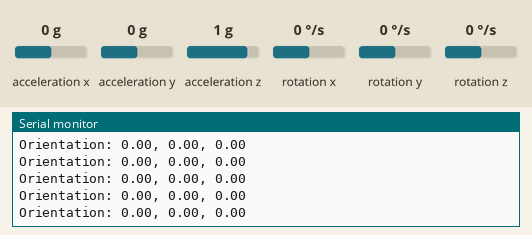
Simulated run of this sketch. Board: Arduino Nano, built with avr-gcc and run on an emulated ATmega328P. On the bench: the last lines printed to the serial monitor. The inputs (shaded band) are chosen by the test bench; at power-on: acceleration x 0 g, acceleration y 0 g, acceleration z 1 g, rotation x 0 °/s, rotation y 0 °/s, rotation z 0 °/s.

Above: at 2.2 s.
2.3 s: acceleration x set to -1.4 g
At 2.31 s:
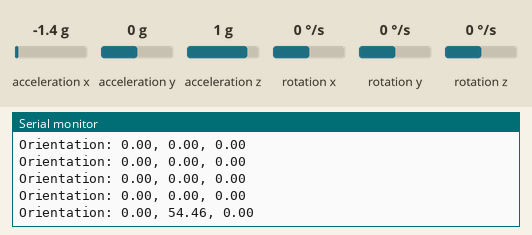
3.8 s: acceleration y set to -1.4 g
At 3.81 s:
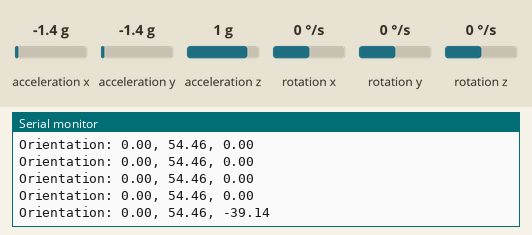
5.3 s: acceleration z set to -1.4 g
At 5.31 s:
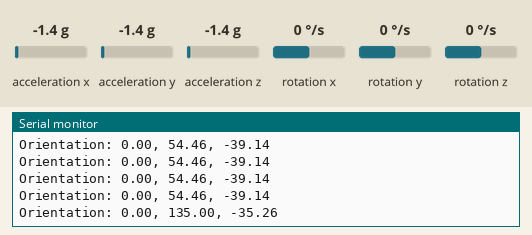
Timing chart, 0 to 8.3 s (numbered marks = the images above; inputs shaded):
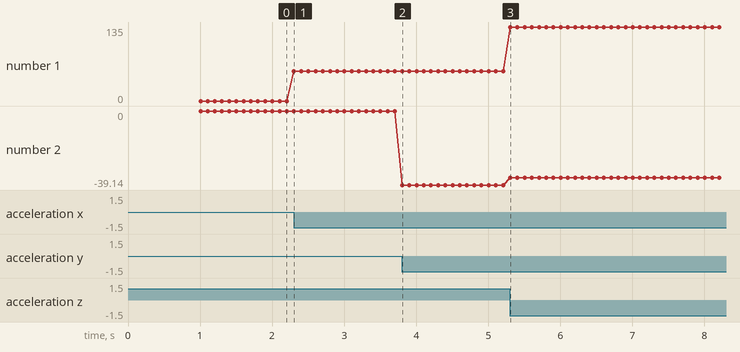

The sketch:

stable_test_imu.ino
```cpp
/*
 * Robust IMU for Arduino Nano RP2040 Connect
 *
 * Handles IMU initialization failures gracefully
 * Falls back to test data if IMU fails
 */

#include <Arduino_LSM6DSOX.h>
#include <math.h>

// State variables
bool imuWorking = false;
unsigned long lastUpdate = 0;
const unsigned long updateInterval = 100; // 100ms = 10Hz

// Test data variables
float testHeading = 0.0;

void setup() {
  Serial.begin(115200);
  delay(1000);

  Serial.println("Robust IMU Test v1.0");

  // Try to initialize IMU
  if (IMU.begin()) {
    imuWorking = true;
    Serial.println("✅ IMU initialized successfully - using REAL data");
  } else {
    imuWorking = false;
    Serial.println("❌ IMU initialization failed - using TEST data");
  }

  Serial.println("Starting data transmission...");
}

void loop() {
  unsigned long currentTime = millis();

  if (currentTime - lastUpdate >= updateInterval) {
    lastUpdate = currentTime;

    if (imuWorking) {
      sendRealIMUData();
    } else {
      sendTestData();
    }
  }
}

void sendRealIMUData() {
  float ax, ay, az;
  float gx, gy, gz;

  // Try to read IMU data
  if (IMU.readAcceleration(ax, ay, az) && IMU.readGyroscope(gx, gy, gz)) {
    // Calculate simple orientation
    float pitch = atan2(ay, sqrt(ax*ax + az*az)) * 180.0 / PI;
    float roll = atan2(-ax, az) * 180.0 / PI;
    float yaw = 0.0; // Simple approximation

    // Send orientation data
    Serial.print("Orientation: ");
    Serial.print(yaw, 2);
    Serial.print(", ");
    Serial.print(roll, 2);
    Serial.print(", ");
    Serial.println(pitch, 2);

  } else {
    Serial.println("❌ Failed to read IMU data");
  }
}

void sendTestData() {
  // Generate rotating test data
  testHeading += 3.0; // Rotate 3 degrees per update
  if (testHeading >= 360.0) testHeading -= 360.0;

  float roll = 15.0 * sin(millis() * 0.001); // Slow roll oscillation
  float pitch = 10.0 * cos(millis() * 0.0015); // Slow pitch oscillation

  Serial.print("Orientation: ");
  Serial.print(testHeading, 2);
  Serial.print(", ");
  Serial.print(roll, 2);
  Serial.print(", ");
  Serial.println(pitch, 2);
} 
```

Measured:
- after the input at 2.3 s, the serial monitor: prints a new line at once (image 1)
- after the input at 3.8 s, the serial monitor: prints a new line at once (image 2)
- after the input at 5.3 s, the serial monitor: prints a new line at once (image 3)
- plotted number 1: 0 → 54.46 after the input at 2.3 s, 54.46 → 135 after the input at 5.3 s
- plotted number 2: 0 → -39.14 after the input at 3.8 s, -39.14 → -35.26 after the input at 5.3 s
